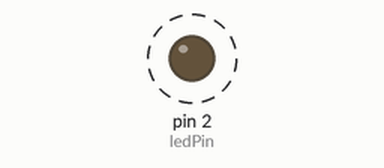
This sketch was run on a simulated Arduino Uno, built with avr-gcc and run on an emulated ATmega328P. Parts: output pins drawn as LEDs (lit = HIGH). Dashed ring = blinking. What the sketch prints to the serial monitor is not drawn.

Above: at 0.2 s.
Timing chart, 0 to 3.0 s (numbered marks = the images above):
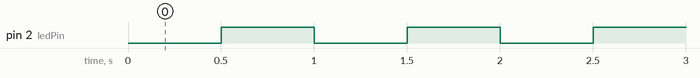

Measured:
- by itself, pin 2 (ledPin): alternates HIGH for 0.50 s and LOW for 0.50 s

The sketch:

ex02.ino
```cpp
//ex02 millis无阻塞led闪烁，不阻塞其他任务
const int ledPin = 2;
unsigned long preTime = 0;
const long interval = 500;

void setup() {
  pinMode(ledPin, OUTPUT);
  Serial.begin(115200);
}

void loop() {
  unsigned long curTime = millis();
  if (curTime - preTime >= interval) {
    preTime = curTime;
    digitalWrite(ledPin, !digitalRead(ledPin));
    Serial.print("系统计时：");
    Serial.println(curTime);
  }
}
```
